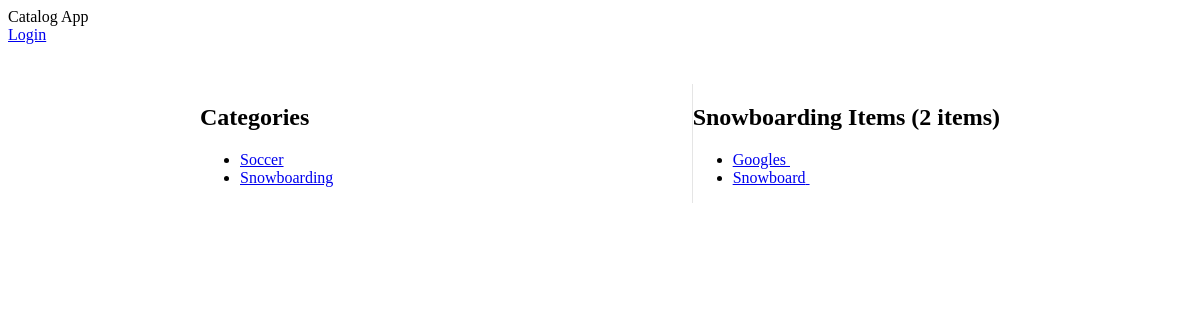
Screenshot of /catalog/Snowboarding/ with the database file from the repository.
### database_setup.py (models this page shows, shortened)
class Catalog(Base):
    __tablename__ = 'catalog'
    name = Column(String(80), nullable=False)
    id = Column(Integer, primary_key=True)
    user_id = Column(Integer, ForeignKey('user.id'))
    user = relationship(User)

class CatalogItem(Base):
    __tablename__ = 'catalog_item'
    name = Column(String(80), nullable=False)
    id = Column(Integer, primary_key=True)
    creation_date = Column(DateTime, nullable=False)
    description = Column(String(250))
    catalog_id = Column(Integer, ForeignKey('catalog.id'))
    catalog = relationship(Catalog)

### project.py (the view)
@app.route('/catalog/<catalog_name>/')
def catalog(catalog_name):
    catalogs = session.query(Catalog).all()
    catalog = session.query(Catalog).filter_by(name=catalog_name).one()
    catalog_items = session.query(CatalogItem)\
        .filter_by(catalog_id=catalog.id)\
        .all()
    item_section_title = '{catalog_name} Items ({num_items} item{suffix})'\
        .format(
            catalog_name=catalog.name,
            num_items=len(catalog_items),
            suffix='' if len(catalog_items) == 1 else 's')
    if 'user_id' in login_session:
        return render_template('catalog.html',
                               catalog=catalog,
                               catalogs=catalogs,
                               catalog_items=catalog_items,
                               item_section_title=item_section_title)
    else:
        return render_template('public_catalog.html',
                               catalog=catalog,
                               catalogs=catalogs,
                               catalog_items=catalog_items,
                               item_section_title=item_section_title)

### templates/public_catalog.html (shortened to what this page needs)
<!doctype html>
<html lang="en">
<head>
    <link rel="stylesheet" href="https://code.getmdl.io/1.3.0/material.indigo-pink.min.css" />
    <link rel="stylesheet" href="{{url_for('static', filename='styles.css')}}">
</head>
<body>
    <div  class="mdl-layout mdl-js-layout mdl-layout--fixed-header">
        <header class="mdl-layout__header">
            <div class="mdl-layout__header-row">
                <span class="mdl-layout-title">Catalog App</span>
                <a class="mdl-button mdl-js-button mdl-button--raised mdl-button--accent"
                    href="/login">Login
                </a>
            </div>
        </header>
        <main class="main-container mdl-layout__content">
            <div class="main-page-content page-content">
                <div class="card mdl-card mdl-shadow--2dp">
                    <div class="card-container">
                        <div class="categories-list-container mdl-card__actions mdl-card--border">
                            <div class="mdl-card__title">
                                <h2 class="mdl-card__title-text">Categories</h2>
                            </div>
                            <ul class="mdl-list">
                                {% for catalog in catalogs %}
                                    <li class="mdl-list__item">
                                        <a class="mdl-list__item-primary-content"
                                            href="{{url_for('catalog', catalog_name=catalog.name)}}">{{catalog.name}}
                                        </a>
                                    </li>
                                {% endfor %}
                            </ul>
                        </div>
                        <div class="items-list-container mdl-card__actions mdl-card--border">
                            <div class="card-and-button-container mdl-card__title">
                                <h2 class="mdl-card__title-text">{{item_section_title}}</h2>
                            </div>
                            <ul class="mdl-list">
                                {% for item in catalog_items %}
                                    <li class="mdl-list__item">
                                        <a class="mdl-list__item-primary-content"
                                            href="{{url_for('catalog_item', catalog_name=catalog.name, item_name=item.name)}}">{{item.name}}&nbsp;
                                        </a>
                                    </li>
                                {% endfor %}
                            </ul>
                        </div>
                    </div>
                </div>
            </div>
        </main>
    </div>
</body>
</html>

### static/styles.css (style rules this page uses)
* { box-sizing: border-box; }
.main-container { display: flex; justify-content: center; padding: 40px; }
.main-page-content { width: 800px; }
.card { width: 100%; }
.card-container { display: flex; justify-content: space-between; }
.categories-list-container { width: 40%; }
.card-and-button-container { justify-content: space-between; }
.items-list-container { border-left: 1px solid rgba(0,0,0,.1); }

### rows the page displays
Catalog: name "Soccer"
Catalog: name "Snowboarding"
CatalogItem: name "Googles"
CatalogItem: name "Snowboard"

### other values shown
{{ item_section_title }} "Snowboarding Items (2 items)"
